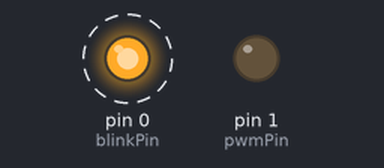
This sketch was run on a simulated Arduino Uno, built with avr-gcc and run on an emulated ATmega328P. Shown: output pins drawn as LEDs (lit = HIGH). Dashed ring = blinking.

Above: at 0.1 s.
Timing chart, 0 to 3.0 s (numbered marks = the images above):
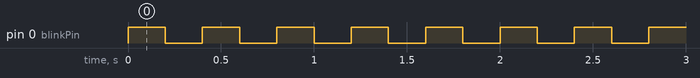

Measured:
- by itself, pin 0 (blinkPin): alternates HIGH for 0.20 s and LOW for 0.20 s

The sketch:

sketch_mar13a.ino
```cpp
int blinkPin = 0;
int pwmPin = 1;
void setup() {
  // put your setup code here, to run once:
  pinMode(blinkPin, OUTPUT);
  pinMode(pwmPin, OUTPUT);
}

void loop() {
  // put your main code here, to run repeatedly:
  /*
  for (int i=0; i<=255; i+=5)
{
  analogWrite(pwmPin, i);
  delay(5);
}
*/

  digitalWrite(blinkPin, HIGH);
  delay(200);
  digitalWrite(blinkPin, LOW);
  delay(200);

  /*
  digitalWrite(pwmPin, HIGH);
  delay(10);
  digitalWrite(pwmPin, LOW);
  delay(20);
  */
}
```
